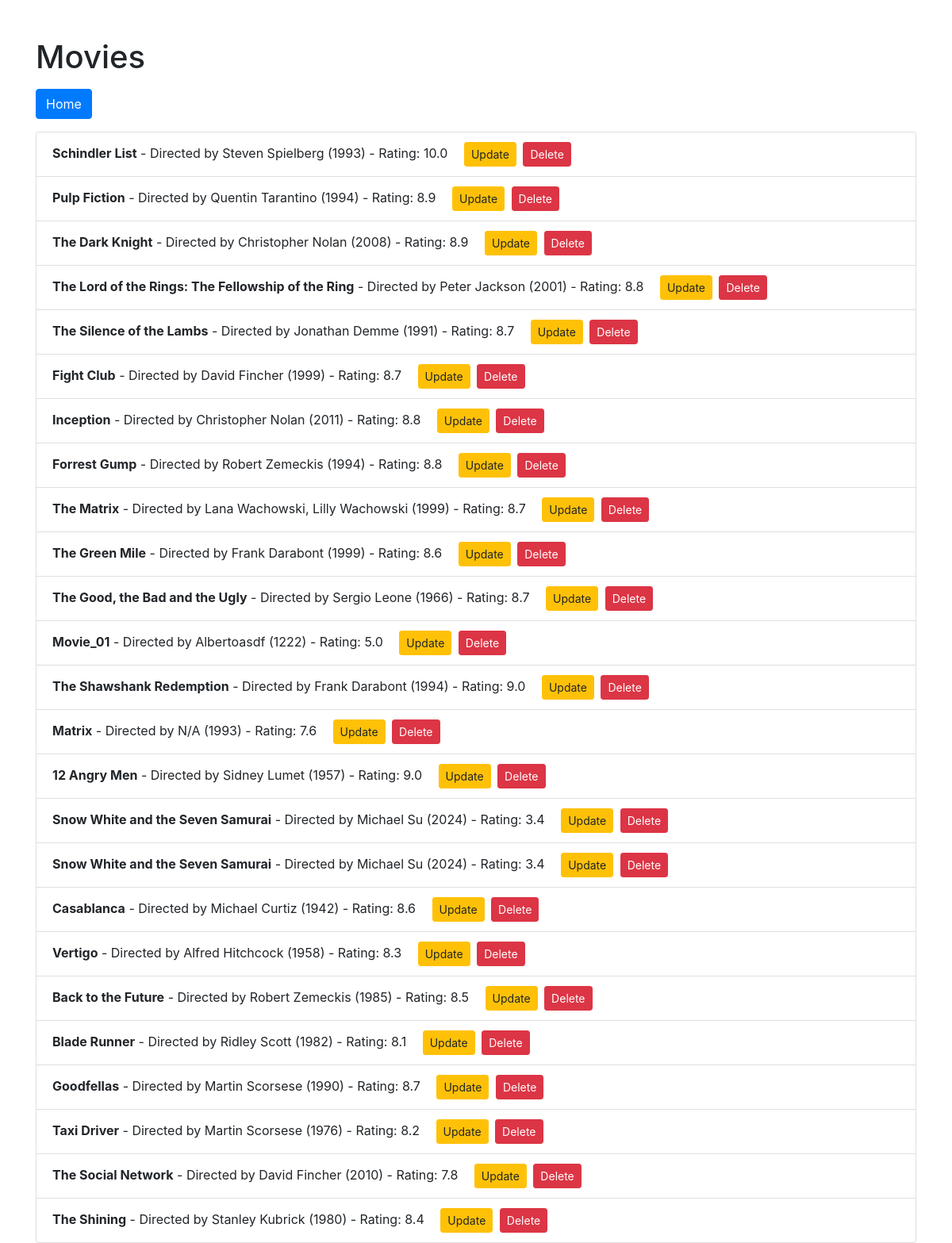
/users/movies, run on an earlier commit of the app's database.
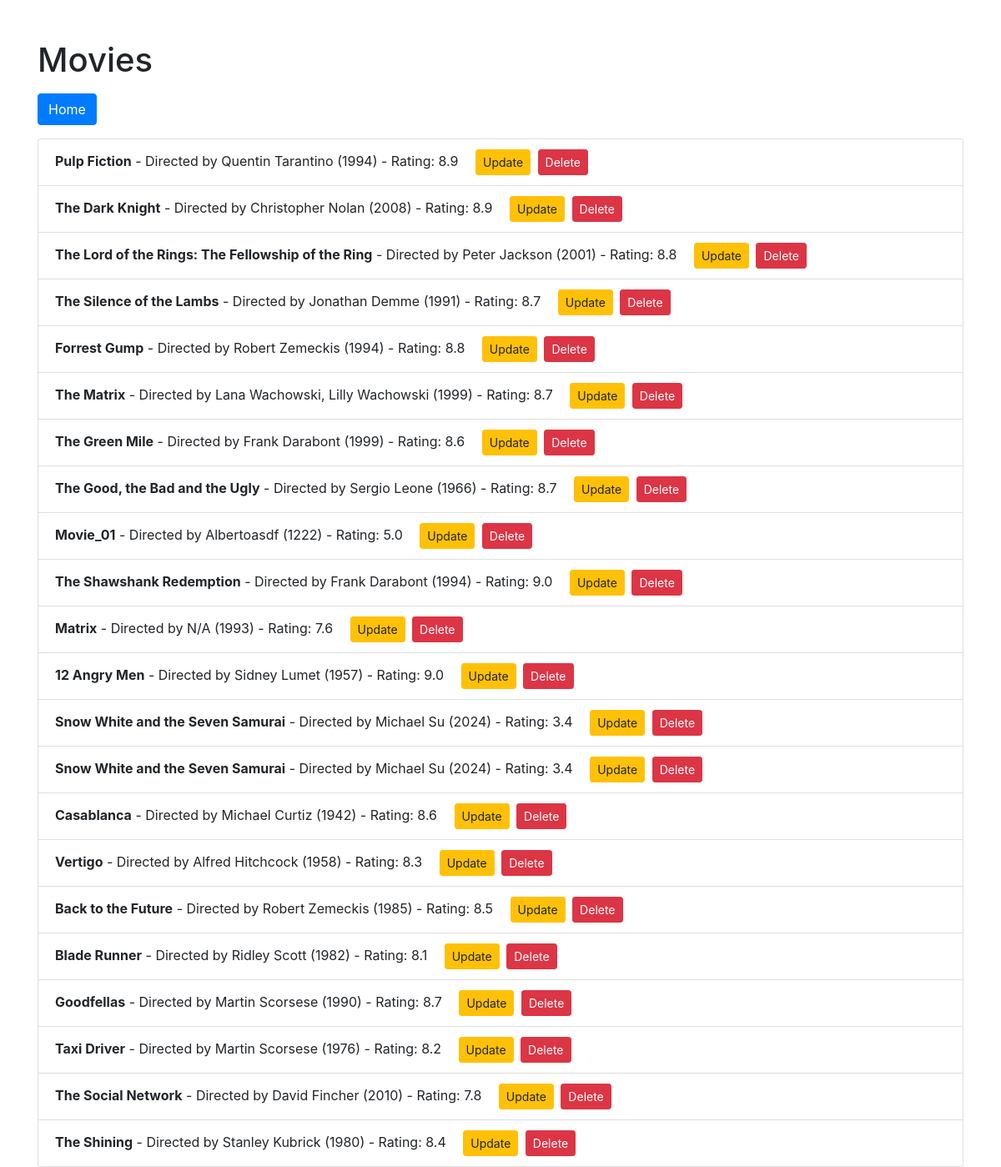
And on a later commit of the database.
### models.py (models this page shows)
class Movie(db.Model):
    movie_id = db.Column(db.Integer, primary_key=True)
    name = db.Column(db.String(120), nullable=False)
    director = db.Column(db.String(120), nullable=False)
    year = db.Column(db.Integer, nullable=False)
    rating = db.Column(db.Float, nullable=False)
    user_id = db.Column(db.Integer, db.ForeignKey('user.user_id'), nullable=False)

### app.py (the view)
@app.route('/users/movies')
def user_movies():
    user_id = request.args.get('user_id')
    if user_id:
        movies = Movie.query.filter_by(user_id=user_id).all()
    else:
        movies = Movie.query.all()
    return render_template('movies.html', movies=movies)

### templates/movies.html (shortened to what this page needs)
<!DOCTYPE html>
<html lang="en">
<head>
    <link rel="stylesheet" href="https://stackpath.bootstrapcdn.com/bootstrap/4.5.2/css/bootstrap.min.css">
</head>
<body>
    <div class="container">
        <h1 class="mt-5">Movies</h1>
        <div class="mt-3">
            <a href="{{ url_for('home') }}" class="btn btn-primary">Home</a>
        </div>
        <ul class="list-group mt-3">
            {% for movie in movies %}
                <li class="list-group-item">
                    <strong>{{ movie.name }}</strong> - Directed by {{ movie.director }} ({{ movie.year }}) - Rating: {{ movie.rating }}
                    <a href="{{ url_for('update_movie', user_id=movie.user_id, movie_id=movie.movie_id) }}" class="btn btn-warning btn-sm ml-3">Update</a>
                    <a href="{{ url_for('delete_movie', user_id=movie.user_id, movie_id=movie.movie_id) }}" class="btn btn-danger btn-sm ml-1">Delete</a>
                </li>
            {% endfor %}
        </ul>
    </div>
</body>
</html>

What changed in the data, as far as the page shows it:
removed Movie: name "Schindler List", director "Steven Spielberg", year "1993", rating "10.0"
removed Movie: name "Fight Club", director "David Fincher", year "1999", rating "8.7"
removed Movie: name "Inception", director "Christopher Nolan", year "2011", rating "8.8"
